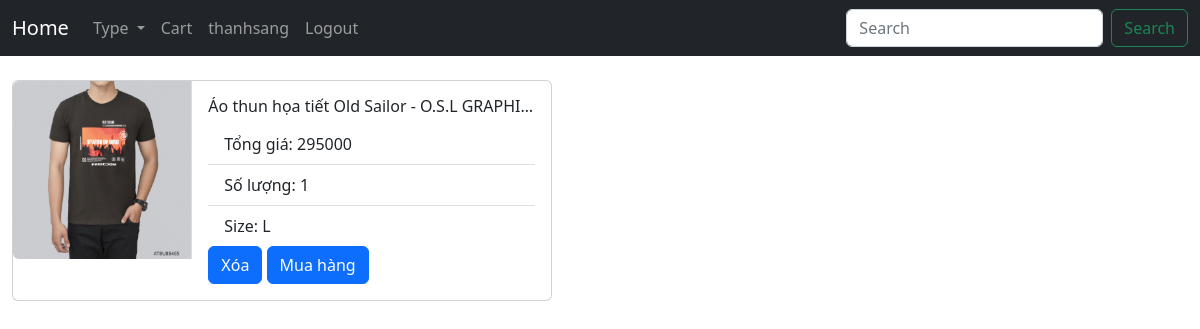
Page /cart_view/ (signed in) on the committed database.
### clothes/models.py (models this page shows, shortened)
class User(models.Model):
    user_name = models.CharField(max_length=200, unique=True)
    password = models.CharField(max_length=200)
    phone = models.CharField(max_length=200, unique=True)
    email = models.EmailField(max_length=254, unique=True)
    full_name = models.CharField(max_length=200)

class Cart_item(models.Model):
    product = models.ForeignKey(Product, on_delete=models.CASCADE)
    user = models.ForeignKey(User, on_delete=models.CASCADE)
    product_size = models.ForeignKey(Product_size, on_delete=models.CASCADE)
    number_product = models.IntegerField()
    sum_price = models.IntegerField()

class Product(models.Model):
    product_name = models.TextField(max_length=200)
    image = models.ImageField(upload_to="images/")
    price = models.IntegerField()
    product_type = models.ForeignKey(Product_type, on_delete=models.CASCADE)
    product_size = models.ManyToManyField(Product_size)

class Product_size(models.Model):
    product_size = models.CharField(max_length=100)
    def __str__(self) -> str:
        return self.product_size

### clothes/views.py (the view)
# urls.py: path('cart_view/', views.cart_view, name='cart_view'),
def cart_view(request):
    if request.session['user_id'] != -1:
        user = User.objects.get(pk=request.session['user_id'])
        cart_list = user.cart_item_set.all()
        context = {
            'cart_list': cart_list,
        }
        return render(request, template_name='clothes/cart.html', context=context)
    else:
        return redirect('clothes:login')

### clothes/templates/clothes/cart.html
{% extends 'clothes/base.html' %} {% block content %} {% if cart_list %}
<div class="container-fluid">
    <div class="row row-cols-1 row-cols-md-2 g-4">
        {% for item in cart_list %}
        <div class="g-col-6">
            <div class="card mb-3" style="max-width: 540px">
                <div class="row g-0">
                    <div class="col-md-4">
                        <img
                            src="{{ item.product.image.url }}"
                            class="img-fluid rounded-start"
                            alt="..."
                        />
                    </div>
                    <div class="col-md-8">
                        <div class="card-body">
                            <h6
                                class="card-title"
                                style="
                                    overflow: hidden;
                                    text-overflow: ellipsis;
                                    display: -webkit-box;
                                    -webkit-line-clamp: 1; /* number of lines to show */
                                    -webkit-box-orient: vertical;
                                "
                            >
                                {{ item.product.product_name }}
                            </h6>
                            <ul class="list-group list-group-flush">
                                <li class="list-group-item">
                                    Tổng giá: {{ item.sum_price }}
                                </li>
                                <li class="list-group-item">
                                    Số lượng: {{ item.number_product }}
                                </li>
                                <li class="list-group-item">
                                    Size: {{ item.product_size }}
                                </li>
                            </ul>
                            <a
                                href="{% url 'clothes:del_cart_item' item.id %}"
                                class="btn btn-primary"
                                >Xóa</a
                            >
                            <a
                                href="{% url 'clothes:order_view' item.id %}"
                                class="btn btn-primary"
                                >Mua hàng</a
                            >
                        </div>
                    </div>
                </div>
            </div>
        </div>
        {% endfor %}
    </div>
</div>
{% else %}
<p>No item are available.</p>
{% endif %} {% endblock %}

### clothes/templates/clothes/navbar.html (shortened to what this page needs)
<nav class="navbar navbar-expand-lg navbar-dark bg-dark">
    <div class="container-fluid">
        <a class="navbar-brand" href="{% url 'clothes:home' %}">Home</a>
        <div class="collapse navbar-collapse" id="navbarSupportedContent">
            <ul class="navbar-nav me-auto mb-2 mb-lg-0">
                <li class="nav-item dropdown">
                    <a
                        class="nav-link dropdown-toggle"
                        href="#"
                        id="navbarDropdown"
                        role="button"
                        data-bs-toggle="dropdown"
                        aria-expanded="false"
                    >
                        Type
                    </a>
                </li>
                <li class="nav-item">
                    <a class="nav-link" href="{% url 'clothes:cart_view' %}"
                        >Cart</a
                    >
                </li>
                {% if request.session.user_id == -1 %}
                <li class="nav-item">
                    <a class="nav-link" href="{% url 'clothes:login' %}"
                        >Login</a
                    >
                </li>
                <li class="nav-item">
                    <a class="nav-link" href="{% url 'clothes:register' %}"
                        >Register</a
                    >
                </li>
                {% else %}
                <li class="nav-item">
                    <a class="nav-link" href="#"
                        >{{ request.session.user_name }}</a
                    >
                </li>
                <li class="nav-item">
                    <a class="nav-link" href="{% url 'clothes:logout' %}"
                        >Logout</a
                    >
                </li>
                {% endif %}
            </ul>
            <form
                class="d-flex"
                role="search"
                action="{% url 'clothes:home' %}"
                method="post"
            >
                <input
                    class="form-control me-2"
                    type="search"
                    name="search"
                    placeholder="Search"
                    aria-label="Search"
                />
                <button class="btn btn-outline-success" type="submit">
                    Search
                </button>
            </form>
        </div>
    </div>
</nav>

### rows in the picture
User: session.user_name "thanhsang"
Cart_item: product.image (picture), product.product_name "Áo thun họa tiết Old Sailor - O.S.L…", sum_price "295000", number_product "1", product_size "L"
